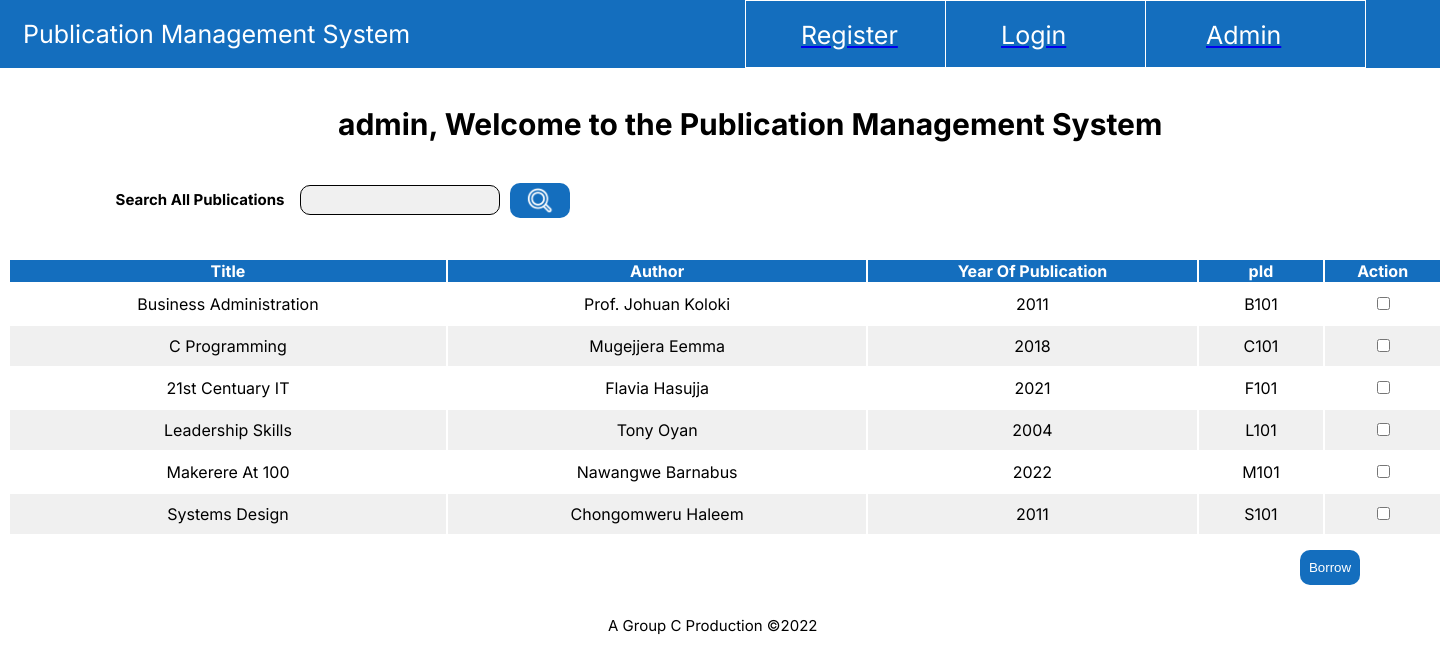
The page / (signed in) on the database its author committed.
### tables this page shows
CREATE TABLE IF NOT EXISTS `Publisher` (
  `pId` varchar(25) NOT NULL,
  `title` varchar(50) NOT NULL,
  `author` varchar(50) NOT NULL,
  `yop` int(4) NOT NULL,
  PRIMARY KEY (`pId`)
);

### index.php (the view, shortened to what this page needs)
<?php
include 'core.php';
$sql = "SELECT * from Publisher";
$result=$conn->prepare($sql);
$result->execute();
?>
<!DOCTYPE html>
<html lang="en">
<head>
    <link rel="stylesheet" href="index.css">
</head>
<body>
    <div class="indexContainer">
        <ul>
            <li class="mainTitleIndex">Publication Management System</li>
            <div class="linkBox1">
                <a href="pms.php">
                    <li class="linkText1">Register</li>
                </a>
            </div>
            <div class="linkBox2">
                <a href="signin.php">
                    <li class="linkText2">Login</li>
                </a>
            </div>
            <div class="linkBox3"> </a>
                <a href="adminlogin.php">
                    <li class="linkText3">Admin</li>
                </a>
            </div>
        </ul>
    </div>
    <h1>
        <?php if (isset($_SESSION['username'])) { echo $_SESSION['username'];
        }?>, Welcome to the Publication Management System</h1>
    <h3>Search All Publications</h3>
    <form action="search.php" method="post">
        <input type="text" name="searchbox" class="search">
        <input type="submit" value="" id="searchButton" name="search">
    </form>
    <div>
        <form method="post" action="core.php">
            <table class="indexTable">
                <thead>
                    <tr>
                        <th>Title</th>
                        <th>Author</th>
                        <th>Year Of Publication</th>
                        <th>pId</th>
                        <th>Action</th>
                    </tr>
                </thead>
                <tbody>
                    <?php while ($list=$result->fetch(PDO::FETCH_ASSOC)) { ?>
                    <tr>
                        <td>
                            <?php echo $list['title']; ?>
                        </td>
                        <td>
                            <?php echo $list['author']; ?>
                        </td>
                        <td>
                            <?php echo $list['yop']; ?>
                        </td>
                        <td>
                            <?php echo $list['pId']; ?>
                        </td>
                        <td>
                            <input type="checkbox" name="checkbox[]" value="<?php echo $list['pId']; ?>">
                        </td>
                    </tr>
                    <?php } ?>
                </tbody>
            </table>
            <button type="submit" id="borrowButton" name="borrow">Borrow</button>
        </form>
    </div>
    <footer>A Group C Production ©2022</footer>
</body>
</html>

### index.css (style rules this page uses)
body { overflow-y: hidden; overflow-x: hidden; }
.indexContainer { position: absolute; width: 1440px; height: 68px; left: 0px; top: 0px; background: #146EBE; }
.mainTitleIndex { list-style-type: none; position: absolute; width: 400px; height: 54px; left: 23px; top: 7px; font-family: 'Inter'; font-style: normal; font-weight: 400; font-size: 25px; line-height: 54px; color: #FFFFFF; }
.linkBox1 { box-sizing: border-box; position: absolute; width: 221px; height: 68px; left: 745px; top: 0px; background: #146EBE; border: 1px solid #FFFFFF; }
.linkText1 { list-style-type: none; width: 132px; height: 39px; left: 1113px; top: 27px; padding-left: 55px; padding-top: 15px; font-family: 'Inter'; font-style: normal; font-weight: 400; font-size: 25px; line-height: 39px; color: #FFFFFF; }
.linkBox2 { box-sizing: border-box; position: absolute; width: 221px; height: 68px; left: 945px; top: 0px; background: #146EBE; border: 1px solid #FFFFFF; }
.linkText2 { list-style-type: none; width: 87px; height: 39px; left: 1355px; top: 27px; padding-left: 55px; padding-top: 15px; font-family: 'Inter'; font-style: normal; font-weight: 400; font-size: 25px; line-height: 39px; color: #FFFFFF; }
.linkBox3 { box-sizing: border-box; position: absolute; width: 221px; height: 68px; left: 1145px; top: 0px; background: #146EBE; border: 1px solid #FFFFFF; }
.linkText3 { list-style-type: none; width: 102px; height: 39px; left: 1555px; top: 27px; padding-left: 60px; padding-top: 15px; font-family: 'Inter'; font-style: normal; font-weight: 400; font-size: 25px; line-height: 39px; color: #FFFFFF; }
h1 { position: absolute; width: 1052px; height: 48px; left: 338px; top: 80px; font-family: 'Inter'; font-style: normal; font-weight: 700; font-size: 30px; line-height: 48px; color: #000000; }
h3 { position: absolute; width: 296px; height: 29px; left: 52px; top: 170px; font-family: 'Inter'; font-style: normal; font-weight: 700; font-size: 15px; line-height: 29px; text-align: center; color: #000000; }
.search { box-sizing: border-box; position: absolute; width: 200px; height: 30px; left: 300px; top: 185px; background: #F0F0F0; border: 1px solid #000000; border-radius: 10px; }
#searchButton { position: absolute; width: 60px; height: 35px; left: 510px; top: 183px; background: #146EBE; border-radius: 10px; border-color: #146EBE; border-width: 0; background-image: url(search_icon.png); background-repeat: no-repeat; background-position: center center; background-size:30px; }
#borrowButton { background-color: #146EBE; border-radius: 10px; border-width: 0; color: white; position: absolute; width: 60px; height: 35px; left: 1300px; top: 550px; }
.indexTable { padding-top: 250px; width: 100%; font-family: 'Inter'; }
td { padding: 10px; text-align: center; }
tr:nth-child(even) { background-color: #F0F0F0; }
th { background-color: #146EBE; color: white; }
footer { width: 348px; height: 30px; left: 690px; top: 1052px; padding-top: 75px; padding-left: 600px; font-family: 'Inter'; font-style: normal; font-weight: 400; font-size: 15px; line-height: 30px; color: #000000; }
#searchButton { position: absolute; width: 60px; height: 35px; left: 510px; top: 183px; background: #146EBE; border-radius: 10px; border-color: #146EBE; border-width: 0; background-image: url(search_icon.png); background-repeat: no-repeat; background-position: center center; background-size: 30px; }

### rows shown on the page
publisher: title "Business Administration", author "Prof. Johuan Koloki", yop "2011", pId "B101"
publisher: title "C Programming", author "Mugejjera Eemma", yop "2018", pId "C101"
publisher: title "21st Centuary IT", author "Flavia Hasujja", yop "2021", pId "F101"
publisher: title "Leadership Skills", author "Tony Oyan", yop "2004", pId "L101"
publisher: title "Makerere At 100", author "Nawangwe Barnabus", yop "2022", pId "M101"
publisher: title "Systems Design", author "Chongomweru Haleem", yop "2011", pId "S101"

### other values the page prints
$_SESSION['username'] "admin"
